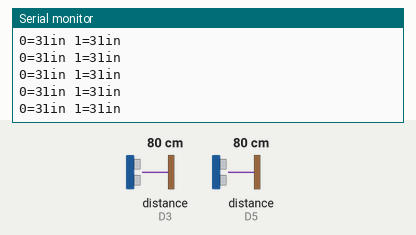
A program run on a simulated Arduino Uno R4 WiFi. Parts: the last lines printed to the serial monitor. The test bench sets the inputs (shaded band); at power-on: distance to the obstacle (sensors on D3, D5) 80 cm. The echo pulse lasts 58.3 µs per cm.

Above: at 1.2 s.
1.3 s: distance to the obstacle (sensor on D3) set to 4 cm
At 1.38 s:
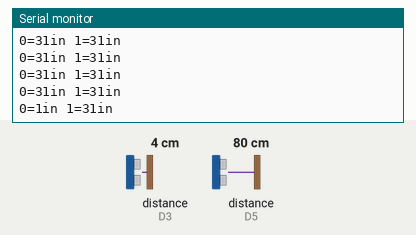
4.3 s: distance to the obstacle (sensor on D5) set to 2 cm
At 4.35 s:
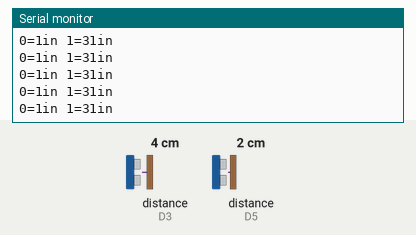
7.3 s: distance to the obstacle (sensor on D3) set to 9 cm
At 7.3 s:
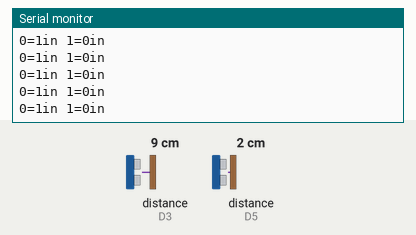
10.3 s: distance to the obstacle (sensor on D5) set to 4 cm
At 10.36 s:
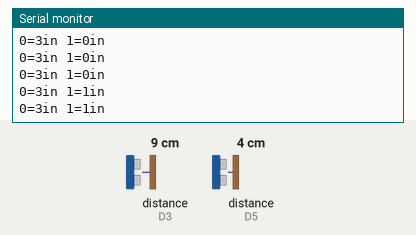
Timing chart, 0 to 12.8 s (numbered marks = the images above; inputs shaded):
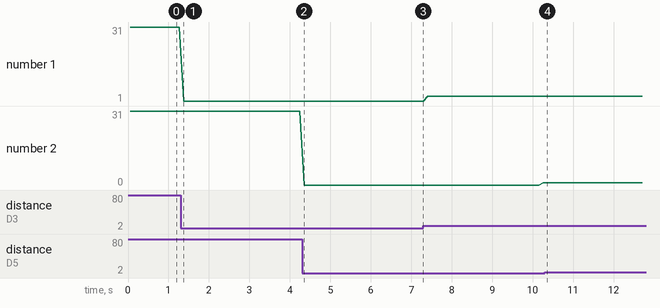

Measured:
- after the input at 1.3 s, the serial monitor: prints a new line after 0.08 s (image 1)
- after the input at 10.3 s, the serial monitor: prints a new line after 0.06 s (image 4)
- plotted number 1: 1 → 3 after the input at 7.3 s

The program:

main.cpp
```cpp
#include <Arduino.h>

// ---------------------------------------------------------------------------
// Example NewPing library sketch that pings 3 sensors 20 times a second.
// ---------------------------------------------------------------------------

#include <NewPing.h>

#define SONAR_NUM 2      // Number of sensors.
#define MAX_DISTANCE 200 // Maximum distance (in cm) to ping.

NewPing sonar[SONAR_NUM] = {   // Sensor object array.
// Each sensor's trigger pin, echo pin, and max distance to ping.
  NewPing(3, 3, MAX_DISTANCE) // 4, 5
  ,NewPing(5, 5, MAX_DISTANCE) // 6, 7
  //,NewPing(8, 9, MAX_DISTANCE)
};

void setup() {
  Serial.begin(115200); // Open serial monitor at 115200 baud to see ping results.
}

void loop() {
  for (uint8_t i = 0; i < SONAR_NUM; i++) { // Loop through each sensor and display results.
    delay(50); // Wait 50ms between pings (about 20 pings/sec). 29ms should be the shortest delay between pings.
    Serial.print(i);
    Serial.print("=");
    Serial.print(sonar[i].ping_in());
    Serial.print("in ");
  }
  Serial.println();
}
```
